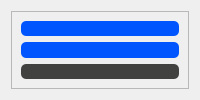
             <widget class="QWidget" name="MLTrainedInfoPage">
              <layout class="QHBoxLayout" name="horizontalLayout_13">
               <item>
                <widget class="QFrame" name="MLTrainedInfoFrame">
                 <property name="frameShape">
                  <enum>QFrame::StyledPanel</enum>
                 </property>
                 <property name="frameShadow">
                  <enum>QFrame::Raised</enum>
                 </property>
                 <layout class="QVBoxLayout" name="verticalLayout_25">
                  <item>
                   <widget class="PlotWidget" name="accuracyPlotWidget" native="true">
                    <property name="sizePolicy">
                     <sizepolicy hsizetype="Expanding" vsizetype="Expanding">
                      <horstretch>0</horstretch>
                      <verstretch>0</verstretch>
                     </sizepolicy>
                    </property>
                    <property name="styleSheet">
                     <string notr="true">background-color: rgb(0, 85, 255);
border-radius: 5px;</string>
                    </property>
                   </widget>
                  </item>
                  <item>
                   <widget class="PlotWidget" name="lossPlotWidget" native="true">
                    <property name="sizePolicy">
                     <sizepolicy hsizetype="Expanding" vsizetype="Expanding">
                      <horstretch>0</horstretch>
                      <verstretch>0</verstretch>
                     </sizepolicy>
                    </property>
                    <property name="styleSheet">
                     <string notr="true">background-color: rgb(0, 85, 255);
border-radius: 5px;</string>
                    </property>
                   </widget>
                  </item>
                  <item>
                   <widget class="QFrame" name="attachmentsFrame">
                    <property name="sizePolicy">
                     <sizepolicy hsizetype="Expanding" vsizetype="Expanding">
                      <horstretch>0</horstretch>
                      <verstretch>0</verstretch>
                     </sizepolicy>
                    </property>
                    <property name="styleSheet">
                     <string notr="true">background-color: rgb(65, 66, 64);
border-radius: 5px;</string>
                    </property>
                    <widget class="QLabel" name="label">
                     <property name="geometry">
                      <rect>
                       <x>150</x>
                       <y>110</y>
                       <width>200</width>
                       <height>17</height>
                      </rect>
                     </property>
                     <property name="minimumSize">
                      <size>
                       <width>200</width>
                       <height>0</height>
                      </size>
                     </property>
                     <property name="text">
                      <string>Attachments</string>
                     </property>
                    </widget>
                   </widget>
                  </item>
                 </layout>
                </widget>
               </item>
              </layout>
             </widget>
